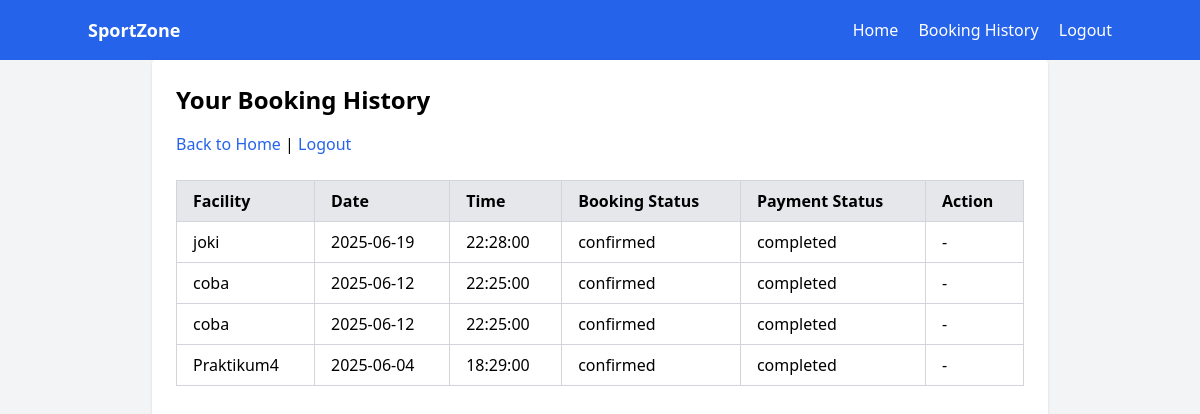
/history.php (signed in), run on the app's committed database.
### tables this page shows
CREATE TABLE `bookings` (
  `id` int NOT NULL AUTO_INCREMENT,
  `user_id` int NOT NULL,
  `facility_id` int NOT NULL,
  `booking_date` date NOT NULL,
  `booking_time` time NOT NULL,
  `status` enum('pending','confirmed','cancelled') DEFAULT 'pending',
  `created_at` timestamp NULL DEFAULT CURRENT_TIMESTAMP,
  PRIMARY KEY (`id`),
  KEY `user_id` (`user_id`),
  KEY `facility_id` (`facility_id`),
  CONSTRAINT `bookings_ibfk_1` FOREIGN KEY (`user_id`) REFERENCES `users` (`id`),
  CONSTRAINT `bookings_ibfk_2` FOREIGN KEY (`facility_id`) REFERENCES `facilities` (`id`)
);

CREATE TABLE `facilities` (
  `id` int NOT NULL AUTO_INCREMENT,
  `name` varchar(100) NOT NULL,
  `description` text,
  `price` decimal(10,2) NOT NULL,
  `available` tinyint(1) DEFAULT '1',
  `created_at` timestamp NULL DEFAULT CURRENT_TIMESTAMP,
  PRIMARY KEY (`id`)
);

CREATE TABLE `payments` (
  `id` int NOT NULL AUTO_INCREMENT,
  `booking_id` int NOT NULL,
  `amount` decimal(10,2) NOT NULL,
  `payment_date` timestamp NULL DEFAULT CURRENT_TIMESTAMP,
  `status` enum('pending','completed','failed') DEFAULT 'pending',
  PRIMARY KEY (`id`),
  KEY `booking_id` (`booking_id`),
  CONSTRAINT `payments_ibfk_1` FOREIGN KEY (`booking_id`) REFERENCES `bookings` (`id`)
);

### history.php (the view, shortened to what this page needs)
<?php
require 'config/init.php';
try {
    $stmt = $pdo->prepare('SELECT b.id, f.name AS facility_name, b.booking_date, b.booking_time, b.status AS booking_status, p.status AS payment_status
                       FROM bookings b
                       JOIN facilities f ON b.facility_id = f.id
                       LEFT JOIN payments p ON b.id = p.booking_id
                       WHERE b.user_id = ?
                       ORDER BY b.booking_date DESC, b.booking_time DESC');
    $stmt->execute([$_SESSION['user_id']]);
    $bookings = $stmt->fetchAll();
} catch (PDOException $e) {
    die("Database query error: " . $e->getMessage());
}
?>
<!DOCTYPE html>
<html lang="en">
<head>
    <script src="https://cdn.tailwindcss.com"></script>
</head>
<body class="bg-gray-100 min-h-screen flex flex-col">
    <?php include 'navbar.php'; ?>
    <main class="container mx-auto flex-grow p-6 max-w-4xl bg-white rounded shadow">
        <h2 class="text-2xl font-semibold mb-4">Your Booking History</h2>
        <p class="mb-6"><a href="home.php" class="text-blue-600 hover:underline">Back to Home</a> | <a href="logout.php"
                class="text-blue-600 hover:underline">Logout</a></p>
        <?php if (count($bookings) > 0): ?>
        <table class="w-full border border-gray-300 border-collapse">
            <thead>
                <tr class="bg-gray-200">
                    <th class="border border-gray-300 px-4 py-2 text-left">Facility</th>
                    <th class="border border-gray-300 px-4 py-2 text-left">Date</th>
                    <th class="border border-gray-300 px-4 py-2 text-left">Time</th>
                    <th class="border border-gray-300 px-4 py-2 text-left">Booking Status</th>
                    <th class="border border-gray-300 px-4 py-2 text-left">Payment Status</th>
                    <th class="border border-gray-300 px-4 py-2 text-left">Action</th>
                </tr>
            </thead>
            <tbody>
                <?php foreach ($bookings as $booking): ?>
                <tr>
                    <td class="border border-gray-300 px-4 py-2">
                        <?php echo htmlspecialchars($booking['facility_name']); ?></td>
                    <td class="border border-gray-300 px-4 py-2"><?php echo $booking['booking_date']; ?></td>
                    <td class="border border-gray-300 px-4 py-2"><?php echo $booking['booking_time']; ?></td>
                    <td class="border border-gray-300 px-4 py-2"><?php echo $booking['booking_status']; ?></td>
                    <td class="border border-gray-300 px-4 py-2"><?php echo $booking['payment_status'] ?? 'Not Paid'; ?>
                    </td>
                    <td class="border border-gray-300 px-4 py-2">
                        <?php if ($booking['booking_status'] === 'pending'): ?>
                        <a href="payment.php?booking_id=<?php echo $booking['id']; ?>"
                            class="text-blue-600 hover:underline">Pay Now</a>
                        <?php else: ?>
                        -
                        <?php endif; ?>
                    </td>
                </tr>
                <?php endforeach; ?>
            </tbody>
        </table>
        <?php else: ?>
        <p>You have no bookings yet.</p>
        <?php endif; ?>
    </main>
</body>
</html>

### data on the page
bookings: facility.name "joki", booking_date "2025-06-19", booking_time "22:28:00", status "confirmed", payments.status "completed"
bookings: facility.name "coba", booking_date "2025-06-12", booking_time "22:25:00", status "confirmed", payments.status "completed"
bookings: facility.name "coba", booking_date "2025-06-12", booking_time "22:25:00", status "confirmed", payments.status "completed"
bookings: facility.name "Praktikum4", booking_date "2025-06-04", booking_time "18:29:00", status "confirmed", payments.status "completed"
